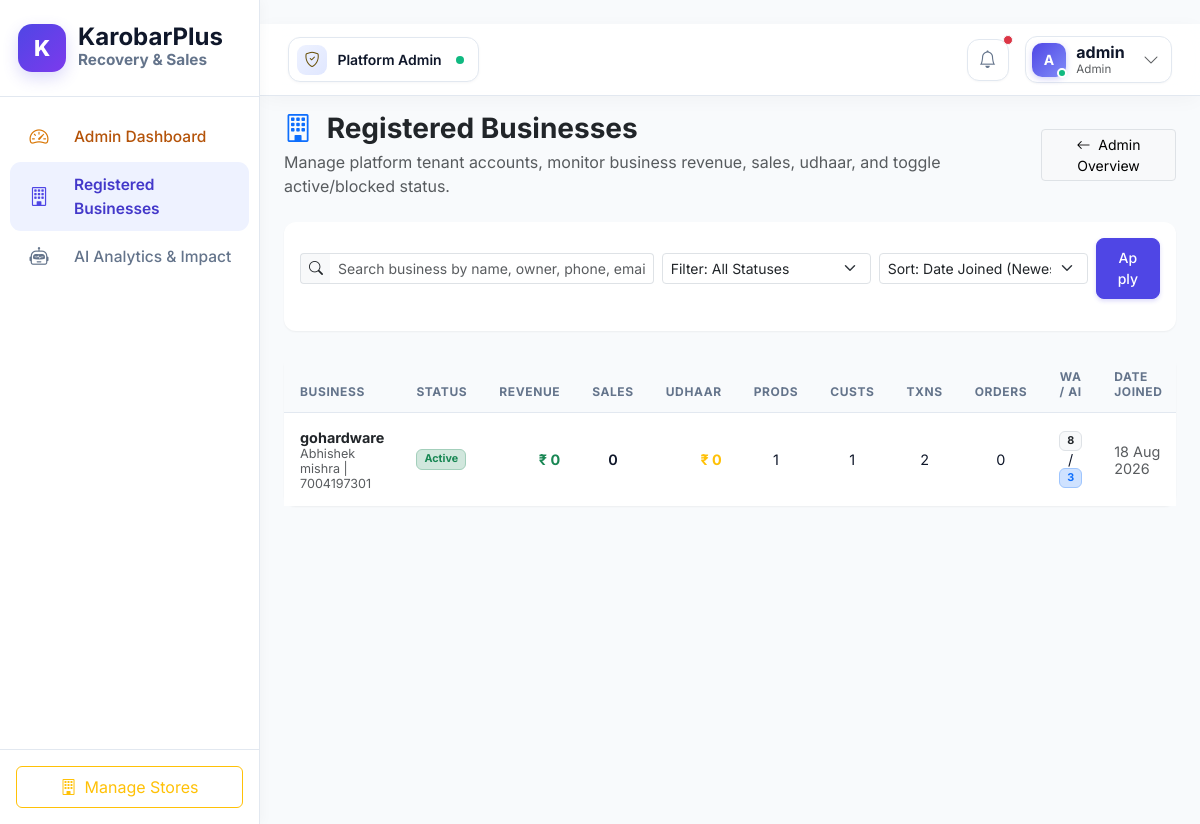
Screenshot of /platform-admin/businesses/ (signed in) with the database file from the repository.
### accounts/models.py (models this page shows, shortened)
class Business(models.Model):
    name = models.CharField(max_length=255, verbose_name="Business Name")
    owner_name = models.CharField(max_length=255, verbose_name="Owner Full Name")
    phone = models.CharField(max_length=20, verbose_name="Business Phone Number")
    email = models.EmailField(blank=True, null=True, verbose_name="Business Email")
    address = models.TextField(blank=True, verbose_name="Business Address")
    gstin = models.CharField(max_length=20, blank=True, null=True, verbose_name="GSTIN Number")
    is_active = models.BooleanField(default=True, verbose_name="Active Status")
    created_at = models.DateTimeField(auto_now_add=True)
    updated_at = models.DateTimeField(auto_now=True)
    class Meta:
        verbose_name_plural = "Businesses"

### platform_admin/views.py (the view, shortened to what this page needs)
# urls.py: path('businesses/', BusinessListView.as_view(), name='business_list'),
class BusinessListView(SuperuserRequiredMixin, View):
    def get(self, request):
        query = request.GET.get('q', '').strip()
        status_filter = request.GET.get('status', 'all')
        sort_by = request.GET.get('sort', 'date_desc')
        businesses = Business.objects.all()
        if status_filter == 'active':
            businesses = businesses.filter(is_active=True)
        elif status_filter == 'blocked':
            businesses = businesses.filter(is_active=False)
        business_data = []
        for b in businesses:
            rev = Sale.objects.filter(business=b).aggregate(s=Sum('total_amount'))['s'] or 0
            sales_cnt = Sale.objects.filter(business=b).count()
            udh_amt = Udhaar.objects.filter(business=b).exclude(status='Paid').aggregate(s=Sum('remaining_amount'))['s'] or 0
            prod_cnt = Product.objects.filter(business=b).count()
            cust_cnt = Customer.objects.filter(business=b).count()
            tx_cnt = Payment.objects.filter(business=b).count()
            orders_cnt = DraftOrder.objects.filter(business=b).count() + sales_cnt
            wa_sent = WhatsAppMessage.objects.filter(conversation__business=b).count()
            ai_replies = WhatsAppMessage.objects.filter(conversation__business=b, sender='system').count()
            business_data.append({
                'obj': b,
                'revenue': rev,
                'sales_count': sales_cnt,
                'udhaar_amount': udh_amt,
                'products_count': prod_cnt,
                'customers_count': cust_cnt,
                'transactions_count': tx_cnt,
                'orders_count': orders_cnt,
                'whatsapp_sent': wa_sent,
                'ai_replies': ai_replies,
            })
        if sort_by == 'date_asc':
            business_data.sort(key=lambda x: x['obj'].created_at)
        elif sort_by == 'revenue_desc':
            business_data.sort(key=lambda x: x['revenue'], reverse=True)
        elif sort_by == 'udhaar_desc':
            business_data.sort(key=lambda x: x['udhaar_amount'], reverse=True)
        elif sort_by == 'sales_desc':
            business_data.sort(key=lambda x: x['sales_count'], reverse=True)
        elif sort_by == 'name_asc':
            business_data.sort(key=lambda x: x['obj'].name.lower())
        else:
            business_data.sort(key=lambda x: x['obj'].created_at, reverse=True)
        return render(request, 'platform_admin/business_list.html', {
            'business_data': business_data,
            'query': query,
            'status_filter': status_filter,
            'sort_by': sort_by,
        })

### platform_admin/templates/platform_admin/business_list.html (shortened to what this page needs)
{% extends "base.html" %}
{% load indian_formatting %}
{% block content %}
<div class="d-flex flex-column flex-md-row align-items-md-center justify-content-between mb-4 gap-3">
    <div>
        <h3 class="fw-bold text-dark mb-1"><i class="bi bi-building text-primary me-2"></i> Registered Businesses</h3>
        <p class="text-muted mb-0 fs-7">Manage platform tenant accounts, monitor business revenue, sales, udhaar, and toggle active/blocked status.</p>
    </div>
    <a href="{% url 'platform_admin:dashboard' %}" class="btn btn-light border btn-sm">
        <i class="bi bi-arrow-left me-1"></i> Admin Overview
    </a>
</div>
<div class="card card-custom p-3 mb-4 border-0">
    <form method="get" class="row g-2 align-items-center">
        <div class="col-12 col-md-5">
            <div class="input-group input-group-sm">
                <span class="input-group-text bg-light border-end-0"><i class="bi bi-search"></i></span>
                <input type="text" name="q" value="{{ query }}" class="form-control border-start-0" placeholder="Search business by name, owner, phone, email...">
            </div>
        </div>
        <div class="col-6 col-md-3">
            <select name="status" class="form-select form-select-sm" onchange="this.form.submit()">
                <option value="all" {% if status_filter == 'all' %}selected{% endif %}>Filter: All Statuses</option>
            </select>
        </div>
        <div class="col-6 col-md-3">
            <select name="sort" class="form-select form-select-sm" onchange="this.form.submit()">
                <option value="date_desc" {% if sort_by == 'date_desc' %}selected{% endif %}>Sort: Date Joined (Newest)</option>
            </select>
        </div>
        <div class="col-12 col-md-1">
            <button type="submit" class="btn btn-primary-custom btn-sm w-100">Apply</button>
        </div>
    </form>
</div>
<div class="card card-custom p-0 border-0">
    <div class="table-responsive">
        <table class="table table-custom align-middle mb-0">
            <thead>
                <tr>
                    <th>Business</th>
                    <th>Status</th>
                    <th class="text-end">Revenue</th>
                    <th class="text-center">Sales</th>
                    <th class="text-end">Udhaar</th>
                    <th class="text-center">Prods</th>
                    <th class="text-center">Custs</th>
                    <th class="text-center">Txns</th>
                    <th class="text-center">Orders</th>
                    <th class="text-center">WA / AI</th>
                    <th>Date Joined</th>
                </tr>
            </thead>
            <tbody>
                {% for row in business_data %}
                {% with b=row.obj %}
                <tr class="{% if not b.is_active %}table-secondary opacity-75{% endif %}">
                    <td>
                        <a href="{% url 'platform_admin:business_detail' b.pk %}" class="fw-bold text-dark text-decoration-none d-block">
                            {{ b.name }}
                        </a>
                        <small class="text-muted fs-8">{{ b.owner_name }} | {{ b.phone }}</small>
                    </td>
                    <td>
                        {% if b.is_active %}
                        <span class="badge bg-success-subtle text-success border border-success-subtle fs-8">Active</span>
                        {% else %}
                        <span class="badge bg-danger-subtle text-danger border border-danger-subtle fs-8">Blocked</span>
                        {% endif %}
                    </td>
                    <td class="text-end fw-bold text-success fs-7">{{ row.revenue|inr }}</td>
                    <td class="text-center fw-semibold fs-7">{{ row.sales_count }}</td>
                    <td class="text-end fw-bold text-warning fs-7">{{ row.udhaar_amount|inr }}</td>
                    <td class="text-center fs-7">{{ row.products_count }}</td>
                    <td class="text-center fs-7">{{ row.customers_count }}</td>
                    <td class="text-center fs-7">{{ row.transactions_count }}</td>
                    <td class="text-center fs-7">{{ row.orders_count }}</td>
                    <td class="text-center fs-8">
                        <span class="badge bg-light text-dark border">{{ row.whatsapp_sent }}</span> /
                        <span class="badge bg-primary-subtle text-primary border border-primary-subtle">{{ row.ai_replies }}</span>
                    </td>
                    <td class="fs-8 text-muted">{{ b.created_at|date:"d M Y" }}</td>
                </tr>
                {% endwith %}
                {% endfor %}
            </tbody>
        </table>
    </div>
</div>
{% endblock %}

### templates/base.html (shortened to what this page needs)
{% load static %}
{% load indian_formatting %}
<!DOCTYPE html>
<html lang="en">
<head>
    <link href="https://cdn.jsdelivr.net/npm/bootstrap@5.3.2/dist/css/bootstrap.min.css" rel="stylesheet">
    <link href="https://cdn.jsdelivr.net/npm/bootstrap-icons@1.11.1/font/bootstrap-icons.css" rel="stylesheet">
    <link rel="stylesheet" href="{% static 'css/main.css' %}">
</head>
<body>
<div class="d-flex" id="wrapper">
    {% if user.is_authenticated %}
    <div id="sidebar-wrapper">
        <div class="sidebar-heading">
            <div class="brand-badge">K</div>
            <div>
                <div class="fw-bold fs-4 text-white lh-1">KarobarPlus</div>
                <small class="text-white-10 fs-10"><small>Recovery & Sales</small></small>
            </div>
        </div>
        <div class="sidebar-nav">
            {% if request.resolver_match.app_name == 'platform_admin' %}
            <a href="{% url 'platform_admin:dashboard' %}" class="nav-link {% if request.resolver_match.url_name == 'dashboard' %}active{% endif %} text-warning">
                <i class="bi bi-speedometer2"></i> Admin Dashboard
            </a>
            <a href="{% url 'platform_admin:business_list' %}" class="nav-link {% if request.resolver_match.url_name == 'business_list' or request.resolver_match.url_name == 'business_detail' %}active{% endif %}">
                <i class="bi bi-building"></i> Registered Businesses
            </a>
            <a href="{% url 'platform_admin:ai_metrics' %}" class="nav-link {% if request.resolver_match.url_name == 'ai_metrics' %}active{% endif %}">
                <i class="bi bi-robot"></i> AI Analytics & Impact
            </a>
            {% endif %}
        </div>
        <div class="p-3 border-top border-slate-800">
            {% if request.resolver_match.app_name == 'platform_admin' %}
            <a href="{% url 'platform_admin:business_list' %}" class="btn btn-outline-warning w-100 py-2 d-flex align-items-center justify-content-center gap-2 fs-7">
                <i class="bi bi-building"></i> Manage Stores
            </a>
            {% else %}
            <a href="{% url 'sales:create' %}" class="btn btn-primary-custom w-100 py-2 d-flex align-items-center justify-content-center gap-2">
                <i class="bi bi-plus-circle-fill"></i> New Sale
            </a>
            {% endif %}
        </div>
    </div>
    {% endif %}
    <div id="page-content-wrapper" {% if not user.is_authenticated %}style="margin-left:0; width:100%;"{% endif %}>
        {% if user.is_authenticated %}
        <header class="top-header d-flex align-items-center justify-content-between">
            <div class="d-flex align-items-center gap-3">
                <div class="tenant-pill" title="Current Store / Workspace">
                    {% if request.resolver_match.app_name == 'platform_admin' %}
                        <div class="tenant-icon-wrap bg-warning-subtle text-warning-emphasis">
                            <i class="bi bi-shield-check"></i>
                        </div>
                        <span class="text-slate-800">Platform Admin</span>
                        <span class="status-pulse-dot ms-1" title="System Active"></span>
                    {% endif %}
                </div>
            </div>
            <div class="d-flex align-items-center gap-2 gap-sm-3">
                <div class="dropdown">
                    <button class="header-icon-btn position-relative" type="button" data-bs-toggle="dropdown" aria-expanded="false" title="Notifications">
                        <i class="bi bi-bell"></i>
                        {% if unread_notifications_count > 0 %}
                        <span class="position-absolute top-0 start-100 translate-middle p-1 bg-danger border border-light rounded-circle">
                        </span>
                        {% endif %}
                    </button>
                </div>
                <div class="dropdown">
                    <div class="user-profile-pill" data-bs-toggle="dropdown" aria-expanded="false" title="User Menu">
                        <div class="avatar-container">
                            <div class="avatar-initial">
                                {{ user.username|slice:":1"|upper }}
                            </div>
                            <span class="avatar-status-badge"></span>
                        </div>
                        <div class="d-none d-md-flex flex-column text-start lh-1 pe-1">
                            <span class="fw-bold text-slate-800 fs-7 mb-1">{{ user.username }}</span>
                            <span class="text-muted fs-8" style="font-size: 0.725rem;">{% if user.is_superuser %}Admin{% else %}Owner{% endif %}</span>
                        </div>
                        <i class="bi bi-chevron-down fs-8 text-muted ms-1"></i>
                    </div>
                </div>
            </div>
        </header>
        {% endif %}
        <div class="container-fluid px-4 pt-3">
            {% block content %}{% endblock %}
        </div>
    </div>
</div>
</body>
</html>

### rows the page displays
Business: obj.name "gohardware", obj.owner_name "Abhishek mishra", obj.phone "7004197301", is_active "Active", revenue|inr "₹ 0", sales_count "0", udhaar_amount|inr "₹ 0", products_count "1", customers_count "1", transactions_count "2", orders_count "0", whatsapp_sent "8", ai_replies "3", obj.created_at "18 Aug 2026"

### other values shown
{{ user.username|slice:":1"|upper }} "A"
{{ user.username }} "admin"
